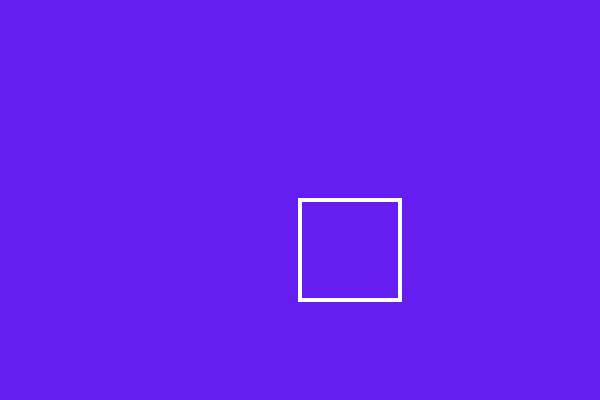
Frame 1 (no input)
Frame 60 (no input): identical to frame 1, image omitted
Frame 120 (the mouse pressed at the canvas centre since frame 60): identical to frame 1, image omitted

The p5.js sketch that drew this single still picture (run headless with seeded random() and noise() and a simulated clock; from frame 60 on, the mouse is pressed at the canvas centre):

// p5.js sketch
// ── sketch.js
var x = 0;
var speed = 3;

function setup() {
  createCanvas(600,400);
}

function draw() {
  background(100, 30, 240);
  stroke(255);
  strokeWeight(4);
  noFill();


  
  if(mouseX > 300 &&mouseX < 400) {
    fill(2255, 0, 200);
  }
  rect(300,200,100,100);
}
